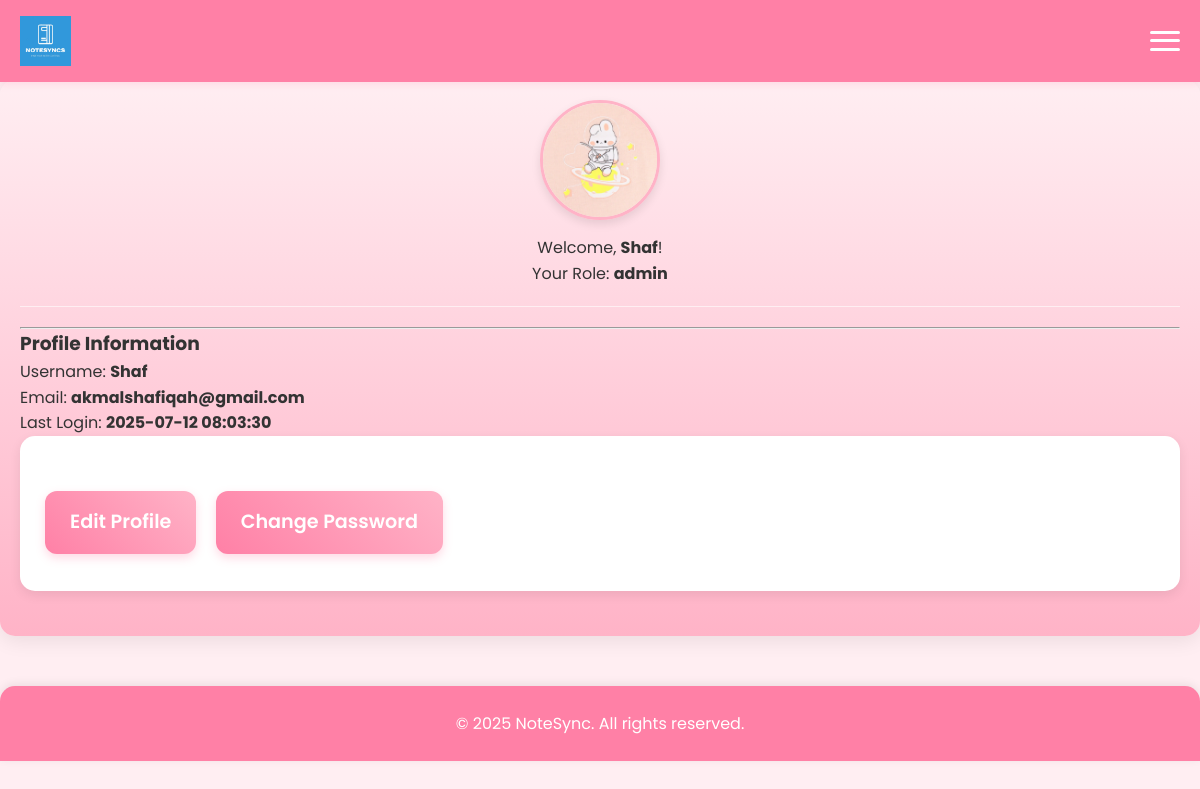
The app's page /profile.php (signed in) with its own data.
### tables this page shows
CREATE TABLE `users` (
  `id` int(11) NOT NULL,
  `username` varchar(50) NOT NULL,
  `email` varchar(100) NOT NULL,
  `user_role` varchar(50) NOT NULL,
  `password` varchar(255) NOT NULL,
  `role` enum('user','admin') DEFAULT 'user',
  `google_id` varchar(255) DEFAULT NULL,
  `created_at` timestamp NULL DEFAULT current_timestamp(),
  `last_login` timestamp NULL DEFAULT current_timestamp(),
  `profile_picture` varchar(255) DEFAULT NULL
);

### profile.php (the view, shortened to what this page needs)
<?php
require_once __DIR__ . '/includes/db_connect.php';
$username = '';
$email = '';
$role = '';
$last_login = '';
$profilePictureSrc = '/NOTESYNC/img/user.jpg';
$sql = "SELECT username, email, role, last_login, profile_picture FROM users WHERE id = ?";
if ($stmt = $conn->prepare($sql)) {
    $stmt->bind_param("i", $_SESSION["user_id"]);
    if ($stmt->execute()) {
        $stmt->store_result();
        if ($stmt->num_rows == 1) {
            $stmt->bind_result($db_username, $db_email, $db_role, $db_last_login, $db_profile_picture);
            $username = $db_username;
            $email = $db_email;
            $role = $db_role;
            $last_login = $db_last_login;
        } else {
            header("location: /NOTESYNC/login.php");
            exit;
        }
    } else {
        echo "Oops! Something went wrong executing the query. Please try again later.";
        error_log("Profile page: Error executing user data query: " . $stmt->error);
    }
} else {
    echo "Oops! Something went wrong preparing the query. Please try again later.";
    error_log("Profile page: Error preparing user data query: " . $conn->error);
}
require_once __DIR__ . '/includes/header.php';
?>
<div class="container content">
    <div class="profile-header" style="text-align: center; margin-bottom: 20px;">
        <img src="<?php echo $profilePictureSrc; ?>" alt="User Profile Picture" class="profile-avatar">
        <p>Welcome, <strong><?php echo htmlspecialchars($username); ?></strong>!</p>
        <p>Your Role: <strong><?php echo htmlspecialchars($role); ?></strong></p> </div>
    <hr>
    <h3>Profile Information</h3>
    <p>Username: <strong><?php echo htmlspecialchars($username); ?></strong></p>
    <p>Email: <strong><?php echo htmlspecialchars($email); ?></strong></p>
    <p>Last Login: <strong><?php echo htmlspecialchars($last_login); ?></strong></p>
    <div class="profile-actions">
        <a href="/NOTESYNC/edit-profile.php" class="btn btn-primary">Edit Profile</a>
        <a href="/NOTESYNC/change-password.php" class="btn btn-warning">Change Password</a>
    </div>
</div>
<?php require_once __DIR__ . '/includes/footer.php'; ?>

### css/style.css (style rules this page uses)
:root { --primary-pink: #ff69b4; --secondary-pink: #ff80a6; --light-pink: #ffb3c7; --pale-pink: #ffccdd; --very-light-pink: #ffeef2; }
* { margin: 0; padding: 0; box-sizing: border-box; }
html { scroll-behavior: smooth; }
body { font-family: 'Poppins', sans-serif; margin: 0; padding: 0; background-color: #ffeef2; color: #333; line-height: 1.6; padding-top: 60px; }
.btn { display: inline-block; padding: 16px 25px; font-size: 1.2em; font-weight: 600; border-radius: 12px; cursor: pointer; text-decoration: none; text-align: center; transition: background-color 0.3s ease, transform 0.2s ease, box-shadow 0.3s ease; box-sizing: border-box; background-image: linear-gradient(45deg, #ff80a6, #ffb3c7); border: none; box-shadow: 0 4px 10px rgba(255, 128, 166, 0.3); }
.btn-primary { background-color: #ff69b4; color: white; border: none; width: 100%; margin-top: 30px; margin-bottom: 25px; background-image: linear-gradient(to right, #ff69b4, #ff80a6); box-shadow: 0 6px 15px rgba(255, 105, 180, 0.4); }
.profile-avatar { width: 120px; height: 120px; border-radius: 50%; object-fit: cover; border: 3px solid #ffb3c7; box-shadow: 0 4px 10px rgba(0, 0, 0, 0.1); margin-bottom: 15px; display: block; margin-left: auto; margin-right: auto; }
.profile-header { margin-bottom: 30px; padding-bottom: 20px; border-bottom: 1px solid #ffeef2; }
.profile-details, .profile-actions { background-color: #fff; border-radius: 15px; padding: 25px; margin-bottom: 25px; box-shadow: 0 4px 12px rgba(0,0,0,0.08); }
.profile-details p, .profile-actions a { margin-bottom: 12px; }
.profile-actions .btn { margin-right: 15px; margin-bottom: 12px; width: auto; background-image: linear-gradient(45deg, #ff80a6, #ffb3c7); box-shadow: 0 4px 10px rgba(255, 128, 166, 0.3); }
.btn-warning { background-color: #ffeb3b; color: #fff; border: none; background-image: linear-gradient(to right, #ffe066, #ffeb3b); box-shadow: 0 3px 8px rgba(255, 235, 59, 0.3); }

### records on screen
users: username "Shaf", role "admin", email "akmalshafiqah@gmail.com", last_login "2025-07-12 08:03:30"
